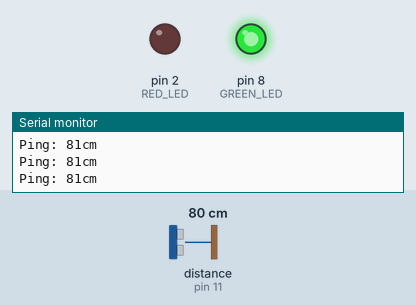
The sketch below on a simulated Arduino Uno, built with avr-gcc and run on an emulated ATmega328P. Shown: output pins drawn as LEDs (lit = HIGH), the last lines printed to the serial monitor. Inputs (shaded band) come from the test bench; at power-on: distance to the obstacle (sensor on pin 11) 80 cm. The echo pulse lasts 58.3 µs per cm.

Above: at 1.2 s.
1.3 s: distance to the obstacle (sensor on pin 11) set to 9 cm
4.3 s: distance to the obstacle (sensor on pin 11) set to 6 cm
At 4.6 s:
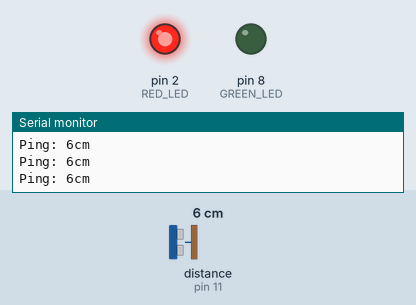
5.8 s: distance to the obstacle (sensor on pin 11) set to 18 cm
At 6.3 s:
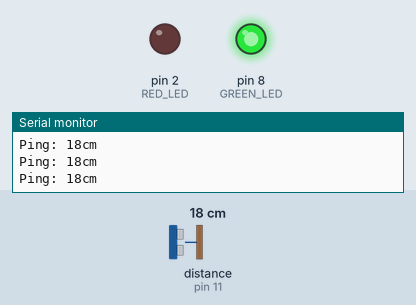
7.3 s: distance to the obstacle (sensor on pin 11) set to 2 cm
At 7.8 s:
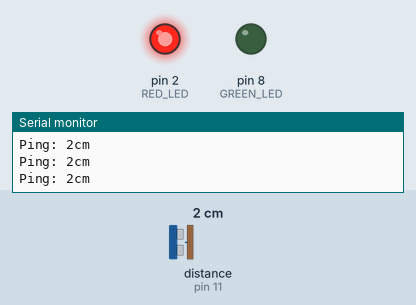
Timing chart, 0 to 9.8 s (numbered marks = the images above; inputs shaded):
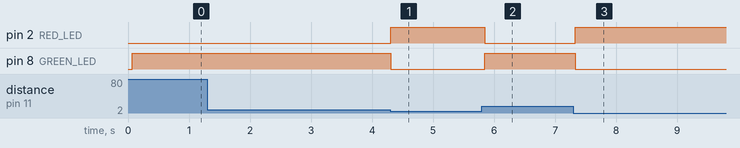

Measured:
- the behaviour switches between 8 and 7 cm on distance to the obstacle (sensor on pin 11) (found by bisection; images 0 and 1)
- after the input at 4.3 s, pin 2 (RED_LED): LOW → HIGH at once; pin 8 (GREEN_LED): HIGH → LOW at once
- after the input at 5.8 s, pin 2 (RED_LED): HIGH → LOW after 0.05 s; pin 8 (GREEN_LED): LOW → HIGH after 0.05 s
- after the input at 7.3 s, pin 2 (RED_LED): LOW → HIGH at once; pin 8 (GREEN_LED): HIGH → LOW at once

The sketch:

arduino_proximity_sensor.ino
```cpp
// ---------------------------------------------------------------------------
// Example NewPing library sketch that does a ping about 20 times per second.
// ---------------------------------------------------------------------------

#include <NewPing.h>

#define TRIGGER_PIN  12  // Arduino pin tied to trigger pin on the ultrasonic sensor.
#define ECHO_PIN     11  // Arduino pin tied to echo pin on the ultrasonic sensor.
#define MAX_DISTANCE 200 // Maximum distance we want to ping for (in centimeters). Maximum sensor distance is rated at 400-500cm.

NewPing sonar(TRIGGER_PIN, ECHO_PIN, MAX_DISTANCE); // NewPing setup of pins and maximum distance.

const int GREEN_LED = 8;
const int RED_LED = 2;

void setup() {
  Serial.begin(115200); // Open serial monitor at 115200 baud to see ping results.
  pinMode(GREEN_LED, OUTPUT);
  pinMode(RED_LED, OUTPUT);

}

void loop() {
  delay(50);                     // Wait 50ms between pings (about 20 pings/sec). 29ms should be the shortest delay between pings.
  Serial.print("Ping: ");
  Serial.print(sonar.ping_cm()); // Send ping, get distance in cm and print result (0 = outside set distance range)
  Serial.println("cm");

  if(sonar.ping_cm() > 1 && sonar.ping_cm() <= 7)
  {
    digitalWrite(GREEN_LED, LOW);
    digitalWrite(RED_LED, HIGH);
  }
  else if(sonar.ping_cm() > 7)
  {
    digitalWrite(GREEN_LED, HIGH);
    digitalWrite(RED_LED, LOW);
  }
}
```
